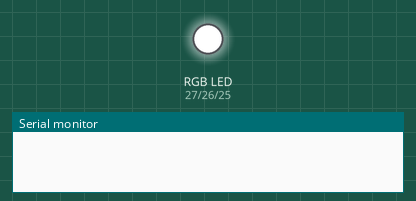
This sketch was run on a simulated ESP32. On the bench: an RGB LED mixed from three pins (HIGH = lit), the last lines printed to the serial monitor.

Above: at 0.5 s.
At 1.5 s:
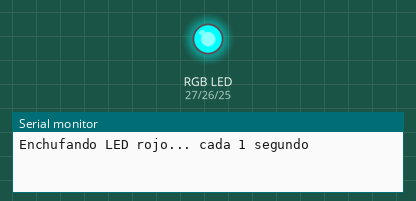
At 2.5 s:
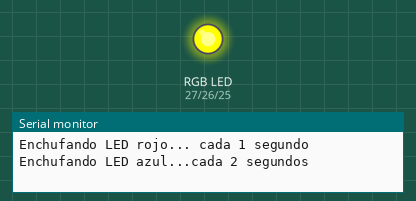
At 6.5 s:
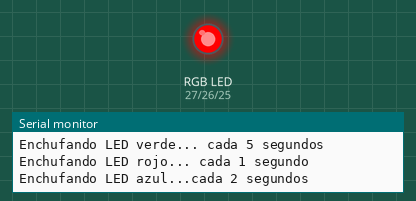
At 8.5 s:
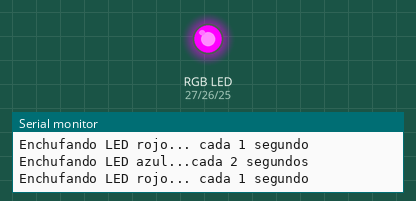
At 11.5 s:
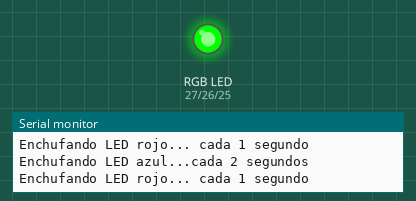
Timing chart, 0 to 13.0 s (numbered marks = the images above):
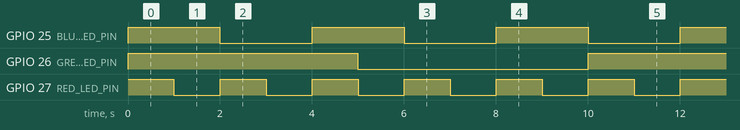

The sketch:

parte2con3tareas.ino
```cpp
#include <Arduino.h>

TaskHandle_t Task1;
TaskHandle_t Task2;
TaskHandle_t Task3;

// Define los pines para los LEDs RGB
const int RED_LED_PIN = 27;
const int BLUE_LED_PIN = 25;
const int GREEN_LED_PIN = 26;

void setup() {
  Serial.begin(115200);

  // Crear tarea 1 para el LED rojo
  xTaskCreatePinnedToCore(
    taskRedLED,     // Función de la tarea
    "RedLED",       // Nombre de la tarea
    10000,          // Tamaño de la pila de la tarea
    NULL,           // Parámetro de la tarea
    1,              // Prioridad de la tarea
    &Task1,         // Manejador de la tarea
    0               // Asignar tarea al núcleo 0
  );

  // Crear tarea 2 para el LED azul
  xTaskCreatePinnedToCore(
    taskBlueLED,    // Función de la tarea
    "BlueLED",      // Nombre de la tarea
    10000,          // Tamaño de la pila de la tarea
    NULL,           // Parámetro de la tarea
    1,              // Prioridad de la tarea
    &Task2,         // Manejador de la tarea
    0               // Asignar tarea al núcleo 0
  );

  // Crear tarea 3 para el LED verde
  xTaskCreatePinnedToCore(
    taskGreenLED,   // Función de la tarea
    "GreenLED",     // Nombre de la tarea
    10000,          // Tamaño de la pila de la tarea
    NULL,           // Parámetro de la tarea
    1,              // Prioridad de la tarea
    &Task3,         // Manejador de la tarea
    0               // Asignar tarea al núcleo 0
  );
}

// Tarea para el LED rojo
void taskRedLED(void * pvParameters) {
  pinMode(RED_LED_PIN, OUTPUT);

  for (;;) {
    digitalWrite(RED_LED_PIN, HIGH);
    vTaskDelay(pdMS_TO_TICKS(1000));
    digitalWrite(RED_LED_PIN, LOW);
    Serial.println("Enchufando LED rojo... cada 1 segundo");
    vTaskDelay(pdMS_TO_TICKS(1000));
  }
}

// Tarea para el LED azul
void taskBlueLED(void * pvParameters) {
  pinMode(BLUE_LED_PIN, OUTPUT);

  for (;;) {
    digitalWrite(BLUE_LED_PIN, HIGH);
    vTaskDelay(pdMS_TO_TICKS(2000));
    digitalWrite(BLUE_LED_PIN, LOW);
    Serial.println("Enchufando LED azul...cada 2 segundos");
    vTaskDelay(pdMS_TO_TICKS(2000));
  }
}

// Tarea para el LED verde
void taskGreenLED(void * pvParameters) {
  pinMode(GREEN_LED_PIN, OUTPUT);

  for (;;) {
    digitalWrite(GREEN_LED_PIN, HIGH);
    vTaskDelay(pdMS_TO_TICKS(5000));
    digitalWrite(GREEN_LED_PIN, LOW);
    Serial.println("Enchufando LED verde... cada 5 segundos");
    vTaskDelay(pdMS_TO_TICKS(5000));
  }
}

void loop() {
  // No hay tarea específica en el loop
}
```

Measured:
- by itself, GPIO 25 (BLUE_LED_PIN): alternates HIGH for 2.0 s and LOW for 2.0 s
- by itself, GPIO 26 (GREEN_LED_PIN): alternates HIGH for 5.0 s and LOW for 5.0 s
- by itself, GPIO 27 (RED_LED_PIN): alternates HIGH for 1.0 s and LOW for 1.0 s
